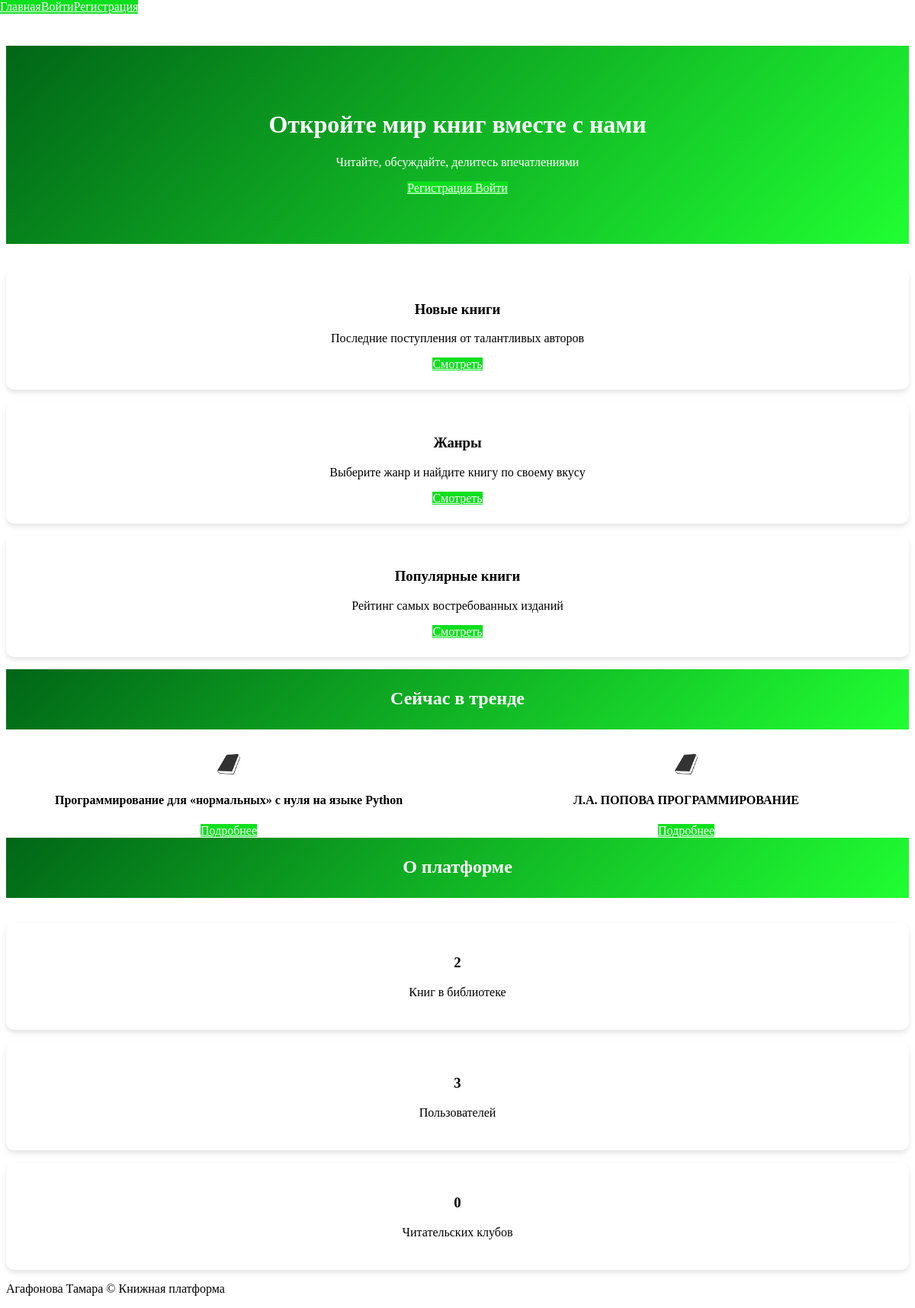
Before: / with the older database file.
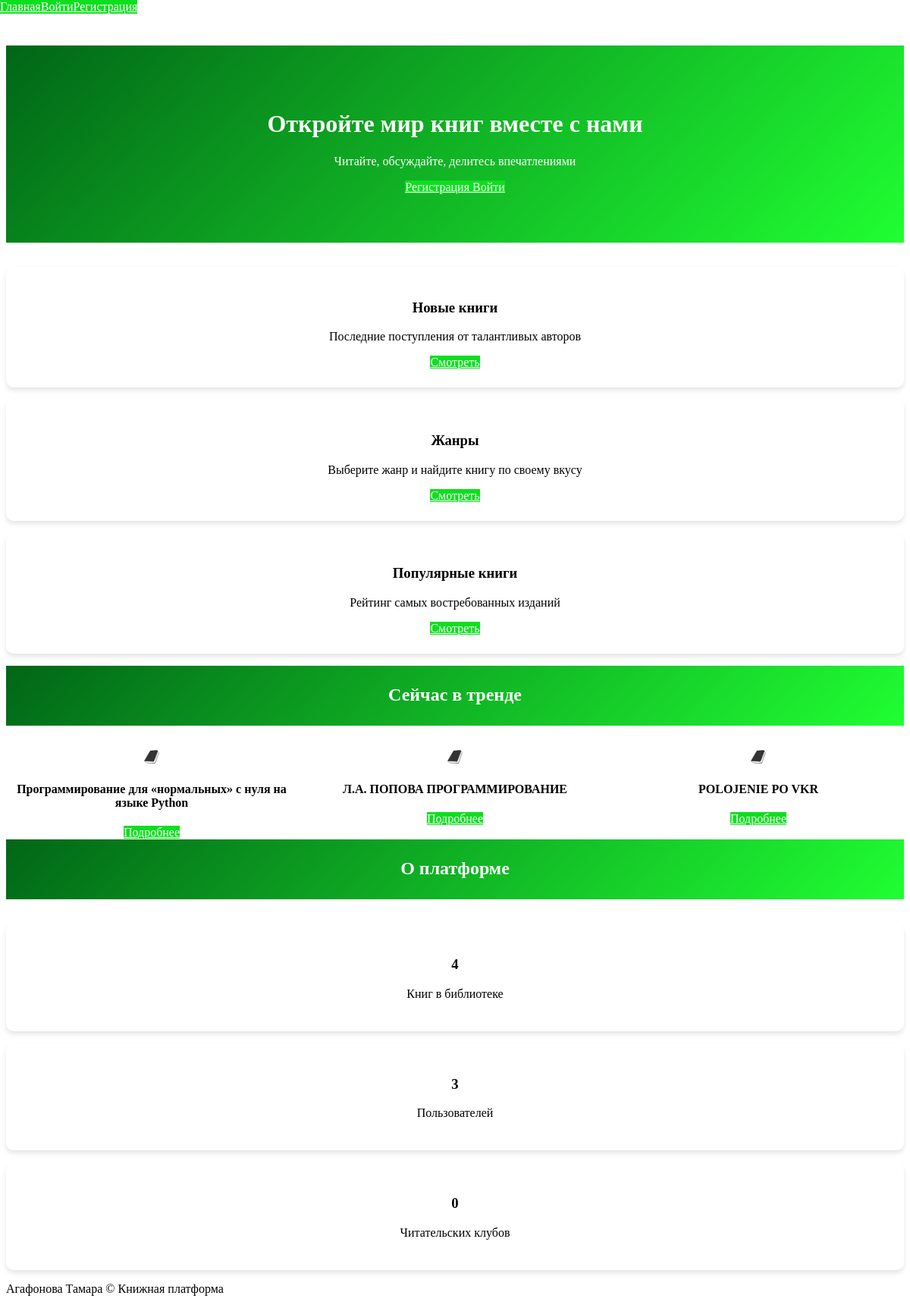
After: the same page with the newer database file.
### app/books/models.py (models this page shows)
class Book(db.Model):
    __tablename__ = 'books'
    id = db.Column(db.Integer, primary_key=True)
    title = db.Column(db.String(200), nullable=False)
    description = db.Column(db.Text)
    author_id = db.Column(db.Integer, db.ForeignKey('users.id'))
    published_at = db.Column(db.DateTime, default=datetime.now)
    file_path = db.Column(db.String(255))
    cover_image = db.Column(db.String(255))
    status = db.Column(db.String(255), default='pending')
    genres = db.relationship('Genre', secondary='book_genres', back_populates='books')
    bookmarks = db.relationship('Bookmark', backref='book')
    likes = db.relationship('Like', backref='book')
    comments = db.relationship('Comment', backref='book')

### app/main/routes.py (the view)
@main_bp.route('/')
def index():
    latest_books = Book.query.order_by(Book.published_at.desc()).limit(6).all()
    genres = Genre.query.all()
    trending_books = Book.query.filter_by(status='approved').outerjoin(Book.likes).group_by(Book).order_by(func.count(Book.likes).desc()).limit(6).all()
    total_books = Book.query.count()
    total_users = User.query.count()
    total_clubs = ReadingClub.query.count()
    return render_template(
        'index.html',
        trending_books=trending_books,
        total_books=total_books,
        total_users=total_users,
        total_clubs=total_clubs,
        latest_books=latest_books,
        genres=genres,
        UserRole=UserRole
    )

### app/templates/index.html (shortened to what this page needs)
{% extends "base.html" %}
{% block content %}
<div class="mui-container homepage">
    <header class="hero-section">
        <div class="hero-content">
            <h1>Откройте мир книг вместе с нами</h1>
            <p>Читайте, обсуждайте, делитесь впечатлениями</p>
            {% if not current_user.is_authenticated %}
            <div class="hero-cta">
                <a href="{{ url_for('auth.register') }}" class="mui-btn mui-btn--raised mui-btn--primary">
                    Регистрация
                </a>
                <a href="{{ url_for('auth.login') }}" class="mui-btn mui-btn--raised mui-btn--primary">
                    Войти
                </a>
            </div>
            {% endif %}
        </div>
    </header>
    <section class="features-section mui-row">
        <div class="mui-col-md-4">
            <div class="feature-card">
                <h3>Новые книги</h3>
                <p>Последние поступления от талантливых авторов</p>
                <a href="{{ url_for('books.list_books') }}" class="mui-btn mui-btn--primary">
                    Смотреть
                </a>
            </div>
        </div>
        <div class="mui-col-md-4">
            <div class="feature-card">
                <h3>Жанры</h3>
                <p>Выберите жанр и найдите книгу по своему вкусу</p>
                <a href="{{ url_for('reading_clubs.index') }}" class="mui-btn mui-btn--primary">
                    Смотреть
                </a>
            </div>
        </div>
        <div class="mui-col-md-4">
            <div class="feature-card">
                <h3>Популярные книги</h3>
                <p>Рейтинг самых востребованных изданий</p>
                <a href="{{ url_for('books.list_books', sort='popular') }}" class="mui-btn mui-btn--primary">
                    Смотреть
                </a>
            </div>
        </div>
    </section>
    <section class="trending-books mui-row">
        <div class="mui-col-md-12">
    <section class="hero-section" style="max-height: 10px; padding-top: 5px;">
        <h2 class="hero-content">Сейчас в тренде</h2>
    </section>
    <div class="book-carousel">
                {% for book in trending_books %}
                <div class="book-card">
                    <img src="{{ url_for('static', filename='default_cover.jpg') }}" style="max-width: 5%;" alt="{{ book.title }}">
                    <h4>{{ book.title }}</h4>
                    <a href="{{ url_for('books.book_details', book_id=book.id) }}" class="mui-btn mui-btn--small">
                        Подробнее
                    </a>
                </div>
                {% endfor %}
            </div>
        </div>
    </section>
    <section class="hero-section" style="max-height: 10px; padding-top: 5px;">
    <h2 class="hero-content">О платформе</h2>
    </section>
    <section class="stats-section mui-row">
        <div class="mui-col-md-4">
            <div class="stat-card">
                <h3>{{ total_books }}</h3>
                <p>Книг в библиотеке</p>
            </div>
        </div>
        <div class="mui-col-md-4">
            <div class="stat-card">
                <h3>{{ total_users }}</h3>
                <p>Пользователей</p>
            </div>
        </div>
        <div class="mui-col-md-4">
            <div class="stat-card">
                <h3>{{ total_clubs }}</h3>
                <p>Читательских клубов</p>
            </div>
        </div>
    </section>
</div>
{% endblock %}

Changed rows visible on the page:
added Book: title "POLOJENIE PO VKR"
Other visible differences:
{{ total_books }}: "2" → "4"
